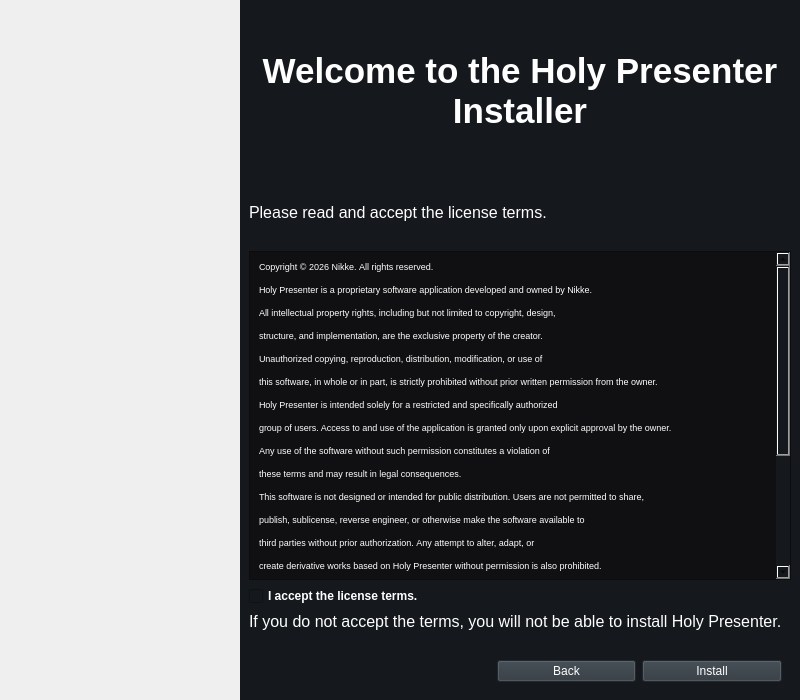
<?xml version="1.0" encoding="UTF-8"?>
<ui version="4.0">
 <class>Form</class>
 <widget class="QWidget" name="Form">
  <property name="geometry">
   <rect>
    <x>0</x>
    <y>0</y>
    <width>800</width>
    <height>700</height>
   </rect>
  </property>
  <property name="windowTitle">
   <string>Holy Presenter Installer</string>
  </property>
  <property name="windowIcon">
   <iconset resource="ui/assets.qrc">
    <normaloff>:/icon/InstallerIcon.png</normaloff>:/icon/InstallerIcon.png</iconset>
  </property>
  <layout class="QHBoxLayout" name="horizontalLayout" stretch="3,7">
   <property name="spacing">
    <number>0</number>
   </property>
   <property name="leftMargin">
    <number>0</number>
   </property>
   <property name="topMargin">
    <number>0</number>
   </property>
   <property name="rightMargin">
    <number>0</number>
   </property>
   <property name="bottomMargin">
    <number>0</number>
   </property>
   <item>
    <widget class="QLabel" name="label">
     <property name="text">
      <string/>
     </property>
     <property name="pixmap">
      <pixmap resource="ui/assets.qrc">:/Installer/InstallerThumb2.png</pixmap>
     </property>
     <property name="scaledContents">
      <bool>true</bool>
     </property>
    </widget>
   </item>
   <item>
    <widget class="QWidget" name="widget" native="true">
     <property name="styleSheet">
      <string notr="true">background-color: rgb(21, 24, 28);</string>
     </property>
     <layout class="QVBoxLayout" name="verticalLayout" stretch="5,2,10,1,1,1">
      <item>
       <widget class="QLabel" name="label_2">
        <property name="styleSheet">
         <string notr="true">font-size: 35px; font-weight: bold; color: white;</string>
        </property>
        <property name="text">
         <string>Welcome to the Holy Presenter Installer</string>
        </property>
        <property name="alignment">
         <set>Qt::AlignmentFlag::AlignCenter</set>
        </property>
        <property name="wordWrap">
         <bool>true</bool>
        </property>
       </widget>
      </item>
      <item>
       <widget class="QLabel" name="label_6">
        <property name="styleSheet">
         <string notr="true">font-size: 16px; color: white;</string>
        </property>
        <property name="text">
         <string>Please read and accept the license terms.</string>
        </property>
        <property name="margin">
         <number>15</number>
        </property>
       </widget>
      </item>
      <item>
       <widget class="QScrollArea" name="scrollArea">
        <property name="styleSheet">
         <string notr="true">background-color: rgb(16, 16, 18);</string>
        </property>
        <property name="widgetResizable">
         <bool>true</bool>
        </property>
        <widget class="QWidget" name="scrollAreaWidgetContents">
         <property name="geometry">
          <rect>
           <x>0</x>
           <y>0</y>
           <width>468</width>
           <height>512</height>
          </rect>
         </property>
         <layout class="QVBoxLayout" name="verticalLayout_2">
          <item>
           <widget class="QLabel" name="label_5">
            <property name="styleSheet">
             <string notr="true">font-size: 10px; color: white; background-color: rgb(16, 16, 18);</string>
            </property>
            <property name="text">
             <string>&lt;html&gt;&lt;head/&gt;&lt;body&gt;&lt;p&gt;&lt;span style=&quot; font-family:'Aptos','Aptos_EmbeddedFont','Aptos_MSFontService','sans-serif'; font-size:7pt; color:#ffffff;&quot;&gt;Copyright © 2026 Nikke. All rights reserved. &lt;/span&gt;&lt;/p&gt;&lt;p&gt;&lt;span style=&quot; font-family:'Aptos','Aptos_EmbeddedFont','Aptos_MSFontService','sans-serif'; font-size:7pt; color:#ffffff;&quot;&gt;Holy Presenter is a proprietary software application developed and owned by Nikke. &lt;/span&gt;&lt;/p&gt;&lt;p&gt;&lt;span style=&quot; font-family:'Aptos','Aptos_EmbeddedFont','Aptos_MSFontService','sans-serif'; font-size:7pt; color:#ffffff;&quot;&gt;All intellectual property rights, including but not limited to copyright, design, &lt;/span&gt;&lt;/p&gt;&lt;p&gt;&lt;span style=&quot; font-family:'Aptos','Aptos_EmbeddedFont','Aptos_MSFontService','sans-serif'; font-size:7pt; color:#ffffff;&quot;&gt;structure, and implementation, are the exclusive property of the creator. &lt;/span&gt;&lt;/p&gt;&lt;p&gt;&lt;span style=&quot; font-family:'Aptos','Aptos_EmbeddedFont','Aptos_MSFontService','sans-serif'; font-size:7pt; color:#ffffff;&quot;&gt;Unauthorized copying, reproduction, distribution, modification, or use of &lt;/span&gt;&lt;/p&gt;&lt;p&gt;&lt;span style=&quot; font-family:'Aptos','Aptos_EmbeddedFont','Aptos_MSFontService','sans-serif'; font-size:7pt; color:#ffffff;&quot;&gt;this software, in whole or in part, is strictly prohibited without prior written permission from the owner. &lt;/span&gt;&lt;/p&gt;&lt;p&gt;&lt;span style=&quot; font-family:'Aptos','Aptos_EmbeddedFont','Aptos_MSFontService','sans-serif'; font-size:7pt; color:#ffffff;&quot;&gt;Holy Presenter is intended solely for a restricted and specifically authorized &lt;/span&gt;&lt;/p&gt;&lt;p&gt;&lt;span style=&quot; font-family:'Aptos','Aptos_EmbeddedFont','Aptos_MSFontService','sans-serif'; font-size:7pt; color:#ffffff;&quot;&gt;group of users. Access to and use of the application is granted only upon explicit approval by the owner. &lt;/span&gt;&lt;/p&gt;&lt;p&gt;&lt;span style=&quot; font-family:'Aptos','Aptos_EmbeddedFont','Aptos_MSFontService','sans-serif'; font-size:7pt; color:#ffffff;&quot;&gt;Any use of the software without such permission constitutes a violation of &lt;/span&gt;&lt;/p&gt;&lt;p&gt;&lt;span style=&quot; font-family:'Aptos','Aptos_EmbeddedFont','Aptos_MSFontService','sans-serif'; font-size:7pt; color:#ffffff;&quot;&gt;these terms and may result in legal consequences. &lt;/span&gt;&lt;/p&gt;&lt;p&gt;&lt;span style=&quot; font-family:'Aptos','Aptos_EmbeddedFont','Aptos_MSFontService','sans-serif'; font-size:7pt; color:#ffffff;&quot;&gt;This software is not designed or intended for public distribution. Users are not permitted to share, &lt;/span&gt;&lt;/p&gt;&lt;p&gt;&lt;span style=&quot; font-family:'Aptos','Aptos_EmbeddedFont','Aptos_MSFontService','sans-serif'; font-size:7pt; color:#ffffff;&quot;&gt;publish, sublicense, reverse engineer, or otherwise make the software available to &lt;/span&gt;&lt;/p&gt;&lt;p&gt;&lt;span style=&quot; font-family:'Aptos','Aptos_EmbeddedFont','Aptos_MSFontService','sans-serif'; font-size:7pt; color:#ffffff;&quot;&gt;third parties without prior authorization. Any attempt to alter, adapt, or &lt;/span&gt;&lt;/p&gt;&lt;p&gt;&lt;span style=&quot; font-family:'Aptos','Aptos_EmbeddedFont','Aptos_MSFontService','sans-serif'; font-size:7pt; color:#ffffff;&quot;&gt;create derivative works based on Holy Presenter without permission is also prohibited. &lt;/span&gt;&lt;/p&gt;&lt;p&gt;&lt;span style=&quot; font-family:'Aptos','Aptos_EmbeddedFont','Aptos_MSFontService','sans-serif'; font-size:7pt; color:#ffffff;&quot;&gt;Holy Presenter was created in 2026 by Nikke. Upon its creation, the work is &lt;/span&gt;&lt;/p&gt;&lt;p&gt;&lt;span style=&quot; font-family:'Aptos','Aptos_EmbeddedFont','Aptos_MSFontService','sans-serif'; font-size:7pt; color:#ffffff;&quot;&gt;automatically protected under applicable copyright laws. The owner retains &lt;/span&gt;&lt;/p&gt;&lt;p&gt;&lt;span style=&quot; font-family:'Aptos','Aptos_EmbeddedFont','Aptos_MSFontService','sans-serif'; font-size:7pt; color:#ffffff;&quot;&gt;full and exclusive authority to define the terms under which the software may be &lt;/span&gt;&lt;/p&gt;&lt;p&gt;&lt;span style=&quot; font-family:'Aptos','Aptos_EmbeddedFont','Aptos_MSFontService','sans-serif'; font-size:7pt; color:#ffffff;&quot;&gt;used, distributed, or modified. &lt;/span&gt;&lt;/p&gt;&lt;p&gt;&lt;span style=&quot; font-family:'Aptos','Aptos_EmbeddedFont','Aptos_MSFontService','sans-serif'; font-size:7pt; color:#ffffff;&quot;&gt;If you intend to use, access, modify, or distribute Holy Presenter in any way not &lt;/span&gt;&lt;/p&gt;&lt;p&gt;&lt;span style=&quot; font-family:'Aptos','Aptos_EmbeddedFont','Aptos_MSFontService','sans-serif'; font-size:7pt; color:#ffffff;&quot;&gt;explicitly permitted, you must first obtain written consent from the creator and &lt;/span&gt;&lt;/p&gt;&lt;p&gt;&lt;span style=&quot; font-family:'Aptos','Aptos_EmbeddedFont','Aptos_MSFontService','sans-serif'; font-size:7pt; color:#ffffff;&quot;&gt;owner. Failure to comply with these requirements is considered a breach of intellectual &lt;/span&gt;&lt;/p&gt;&lt;p&gt;&lt;span style=&quot; font-family:'Aptos','Aptos_EmbeddedFont','Aptos_MSFontService','sans-serif'; font-size:7pt; color:#ffffff;&quot;&gt;property rights. &lt;/span&gt;&lt;/p&gt;&lt;/body&gt;&lt;/html&gt;</string>
            </property>
            <property name="alignment">
             <set>Qt::AlignmentFlag::AlignLeading|Qt::AlignmentFlag::AlignLeft|Qt::AlignmentFlag::AlignTop</set>
            </property>
           </widget>
          </item>
         </layout>
        </widget>
       </widget>
      </item>
      <item>
       <widget class="QCheckBox" name="LicenseBox">
        <property name="styleSheet">
         <string notr="true">color: white; font-weight: bold;</string>
        </property>
        <property name="text">
         <string>I accept the license terms.</string>
        </property>
       </widget>
      </item>
      <item>
       <widget class="QLabel" name="label_3">
        <property name="styleSheet">
         <string notr="true">font-size: 16px; color: white;</string>
        </property>
        <property name="text">
         <string>If you do not accept the terms, you will not be able to install Holy Presenter.</string>
        </property>
        <property name="scaledContents">
         <bool>false</bool>
        </property>
        <property name="alignment">
         <set>Qt::AlignmentFlag::AlignLeading|Qt::AlignmentFlag::AlignLeft|Qt::AlignmentFlag::AlignTop</set>
        </property>
        <property name="wordWrap">
         <bool>true</bool>
        </property>
        <property name="margin">
         <number>50</number>
        </property>
       </widget>
      </item>
      <item>
       <widget class="QWidget" name="widget_2" native="true">
        <layout class="QHBoxLayout" name="horizontalLayout_2" stretch="5,3,3">
         <item>
          <widget class="QLabel" name="label_4">
           <property name="maximumSize">
            <size>
             <width>250</width>
             <height>30</height>
            </size>
           </property>
           <property name="text">
            <string/>
           </property>
           <property name="pixmap">
            <pixmap resource="ui/assets.qrc">:/Installer/InstallerBar3.png</pixmap>
           </property>
           <property name="scaledContents">
            <bool>true</bool>
           </property>
           <property name="alignment">
            <set>Qt::AlignmentFlag::AlignBottom|Qt::AlignmentFlag::AlignLeading|Qt::AlignmentFlag::AlignLeft</set>
           </property>
           <property name="wordWrap">
            <bool>false</bool>
           </property>
          </widget>
         </item>
         <item>
          <widget class="QPushButton" name="back">
           <property name="styleSheet">
            <string notr="true">background-color: rgb(46, 54, 61); color: white;</string>
           </property>
           <property name="text">
            <string>Back</string>
           </property>
          </widget>
         </item>
         <item>
          <widget class="QPushButton" name="install">
           <property name="styleSheet">
            <string notr="true">background-color: rgb(46, 54, 61); color: white;</string>
           </property>
           <property name="text">
            <string>Install</string>
           </property>
          </widget>
         </item>
        </layout>
       </widget>
      </item>
     </layout>
    </widget>
   </item>
  </layout>
 </widget>
 <resources>
  <include location="ui/assets.qrc"/>
  <include location="ui/assets.qrc"/>
 </resources>
 <connections/>
</ui>
